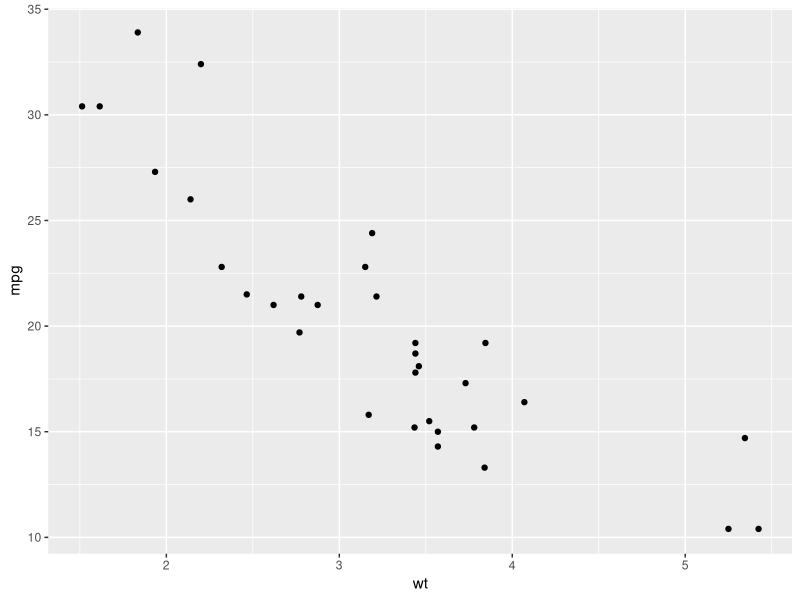
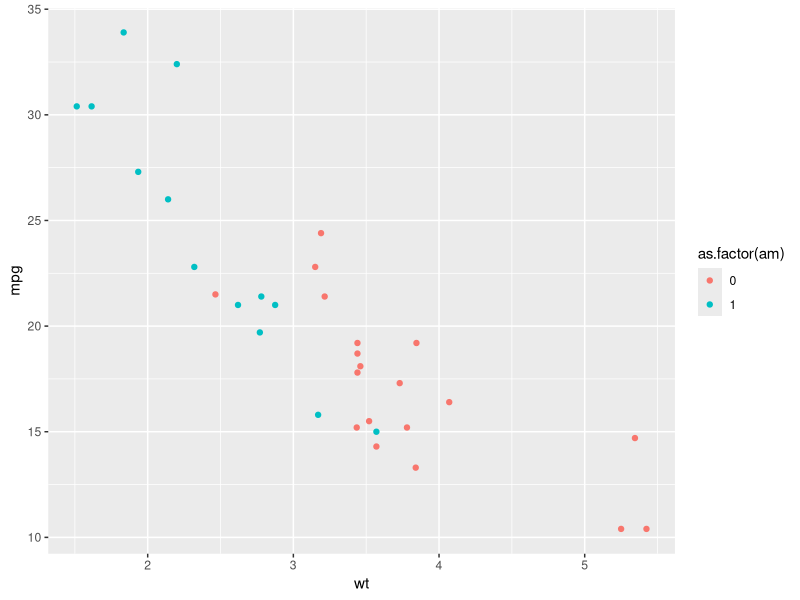
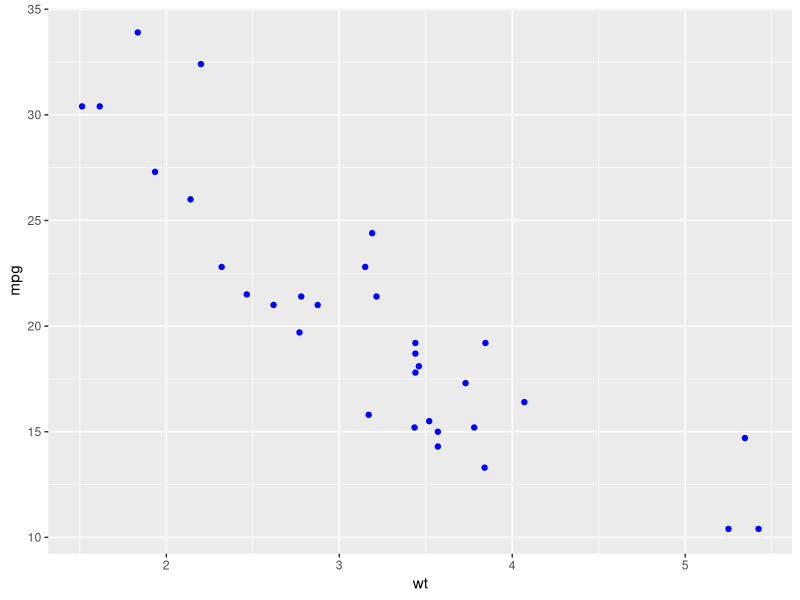

Recreate these plots in R, in order.
tt <- t.test(rnorm(10), rnorm(10), var.equal = T)
tt$statistic
library(ggplot2)
ggplot(mtcars, aes(x = wt, y = mpg)) +
    geom_point()
ggplot(mtcars, aes(x = wt, y = mpg, color = as.factor(am))) +
    geom_point()
# ggplot(mtcars, aes(x=wt, y=mpg ),color="blue")+geom_point()
# ggplot(mtcars, aes(x=wt, y=mpg, color="blue"))+geom_point()
# ggplot(mtcars, aes(x=wt, y=mpg ))+geom_point(aes(color="blue"))
ggplot(mtcars, aes(x = wt, y = mpg)) +
    geom_point(aes(color = "blue")) +
    scale_colour_identity()